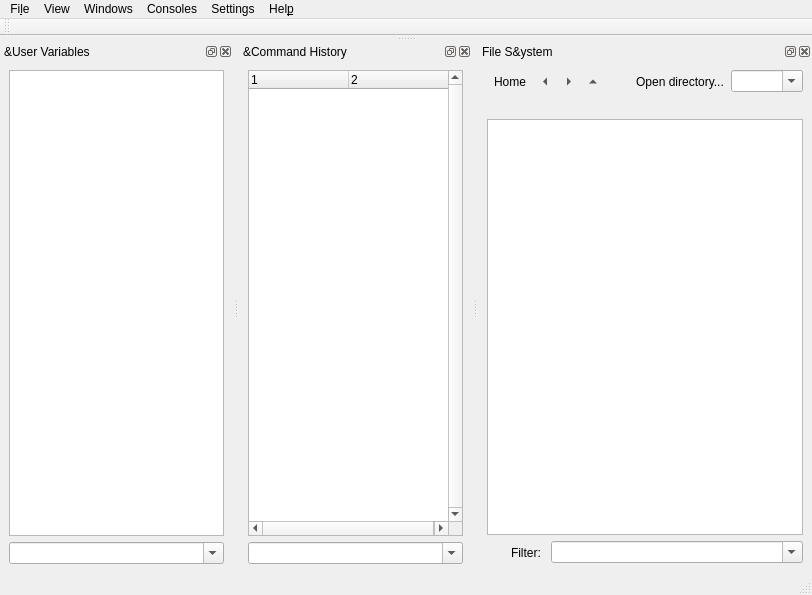
<?xml version="1.0" encoding="UTF-8"?>
<ui version="4.0">
 <author>Cezar Tigaret</author>
 <class>MainWindow</class>
 <widget class="QMainWindow" name="MainWindow">
  <property name="geometry">
   <rect>
    <x>0</x>
    <y>0</y>
    <width>812</width>
    <height>595</height>
   </rect>
  </property>
  <property name="sizePolicy">
   <sizepolicy hsizetype="Preferred" vsizetype="Preferred">
    <horstretch>0</horstretch>
    <verstretch>0</verstretch>
   </sizepolicy>
  </property>
  <property name="acceptDrops">
   <bool>true</bool>
  </property>
  <property name="windowTitle">
   <string>Scipyen</string>
  </property>
  <property name="windowIcon">
   <iconset theme="python"/>
  </property>
  <widget class="QWidget" name="centralwidget">
   <property name="sizePolicy">
    <sizepolicy hsizetype="Preferred" vsizetype="Preferred">
     <horstretch>0</horstretch>
     <verstretch>0</verstretch>
    </sizepolicy>
   </property>
   <property name="maximumSize">
    <size>
     <width>0</width>
     <height>0</height>
    </size>
   </property>
  </widget>
  <widget class="QMenuBar" name="menubar">
   <property name="geometry">
    <rect>
     <x>0</x>
     <y>0</y>
     <width>812</width>
     <height>28</height>
    </rect>
   </property>
   <property name="sizePolicy">
    <sizepolicy hsizetype="Preferred" vsizetype="Minimum">
     <horstretch>0</horstretch>
     <verstretch>0</verstretch>
    </sizepolicy>
   </property>
   <widget class="QMenu" name="menuFile">
    <property name="title">
     <string>Fi&amp;le</string>
    </property>
    <widget class="QMenu" name="menuImport">
     <property name="title">
      <string>&amp;Import</string>
     </property>
     <addaction name="actionImport_PrairieView_data"/>
    </widget>
    <addaction name="actionOpen"/>
    <addaction name="menuImport"/>
    <addaction name="actionSave"/>
    <addaction name="actionChange_Working_Directory"/>
    <addaction name="separator"/>
    <addaction name="separator"/>
    <addaction name="actionReload_Plugins"/>
    <addaction name="separator"/>
    <addaction name="actionQuit"/>
   </widget>
   <widget class="QMenu" name="menuHelp">
    <property name="title">
     <string>Hel&amp;p</string>
    </property>
    <addaction name="actionHelp_On_Console"/>
   </widget>
   <widget class="QMenu" name="menuView">
    <property name="title">
     <string>View</string>
    </property>
    <widget class="QMenu" name="menuSelected_Image_or_Volume">
     <property name="title">
      <string>&amp;Selected Variable</string>
     </property>
     <addaction name="actionView_Data_New_Window"/>
     <addaction name="actionView_Data"/>
    </widget>
    <addaction name="menuSelected_Image_or_Volume"/>
   </widget>
   <widget class="QMenu" name="menuViewers">
    <property name="title">
     <string>Windows</string>
    </property>
   </widget>
   <widget class="QMenu" name="menuSettings">
    <property name="title">
     <string>Settings</string>
    </property>
    <widget class="QMenu" name="menuCode_editor">
     <property name="title">
      <string>Code editor</string>
     </property>
     <addaction name="actionChoose_code_editor"/>
     <addaction name="actionUse_system_s_default_code_editor"/>
    </widget>
    <addaction name="actionGUI_Style"/>
    <addaction name="actionAuto_launch_Script_Manager"/>
    <addaction name="menuCode_editor"/>
    <addaction name="actionAuto_delete_viewer"/>
   </widget>
   <widget class="QMenu" name="menuConsoles">
    <property name="title">
     <string>Consoles</string>
    </property>
   </widget>
   <addaction name="menuFile"/>
   <addaction name="menuView"/>
   <addaction name="menuViewers"/>
   <addaction name="menuConsoles"/>
   <addaction name="menuSettings"/>
   <addaction name="menuHelp"/>
  </widget>
  <widget class="QStatusBar" name="statusbar"/>
  <widget class="QDockWidget" name="dockWidgetWorkspace">
   <property name="sizePolicy">
    <sizepolicy hsizetype="Preferred" vsizetype="Preferred">
     <horstretch>0</horstretch>
     <verstretch>0</verstretch>
    </sizepolicy>
   </property>
   <property name="windowIcon">
    <iconset theme="user-home">
     <normaloff>.</normaloff>.</iconset>
   </property>
   <property name="features">
    <set>QDockWidget::AllDockWidgetFeatures</set>
   </property>
   <property name="windowTitle">
    <string>&amp;User Variables</string>
   </property>
   <attribute name="dockWidgetArea">
    <number>8</number>
   </attribute>
   <widget class="QWidget" name="dockWidgetWorkspaceContents">
    <layout class="QVBoxLayout" name="verticalLayout_3">
     <item>
      <widget class="QTableView" name="workspaceView">
       <property name="sizePolicy">
        <sizepolicy hsizetype="Preferred" vsizetype="Preferred">
         <horstretch>0</horstretch>
         <verstretch>0</verstretch>
        </sizepolicy>
       </property>
       <property name="contextMenuPolicy">
        <enum>Qt::CustomContextMenu</enum>
       </property>
       <property name="acceptDrops">
        <bool>true</bool>
       </property>
       <property name="toolTip">
        <string>Left click to select; left double click to display; right click for context menu.</string>
       </property>
       <property name="statusTip">
        <string>Left click to select; left double click to display; right click for context menu.</string>
       </property>
       <property name="whatsThis">
        <string>Left button click selects (press SHIFT for continuous, CTRL for extended selection). 

Left button double-click opens data in viewer (SHIFT for a new viewer) or displays data in console if no appropriate viewer exists.

Right button click opens context menu with more actions.

NOTE: you can click anywhere in the row to select</string>
       </property>
       <property name="showDropIndicator" stdset="0">
        <bool>false</bool>
       </property>
       <property name="dragEnabled">
        <bool>true</bool>
       </property>
       <property name="dragDropOverwriteMode">
        <bool>false</bool>
       </property>
       <property name="dragDropMode">
        <enum>QAbstractItemView::DragOnly</enum>
       </property>
       <property name="defaultDropAction">
        <enum>Qt::IgnoreAction</enum>
       </property>
       <property name="alternatingRowColors">
        <bool>true</bool>
       </property>
       <property name="showGrid">
        <bool>false</bool>
       </property>
       <property name="gridStyle">
        <enum>Qt::DotLine</enum>
       </property>
       <property name="sortingEnabled">
        <bool>true</bool>
       </property>
       <property name="wordWrap">
        <bool>false</bool>
       </property>
       <attribute name="horizontalHeaderCascadingSectionResizes">
        <bool>true</bool>
       </attribute>
       <attribute name="horizontalHeaderStretchLastSection">
        <bool>true</bool>
       </attribute>
       <attribute name="verticalHeaderVisible">
        <bool>true</bool>
       </attribute>
       <attribute name="verticalHeaderShowSortIndicator" stdset="0">
        <bool>false</bool>
       </attribute>
      </widget>
     </item>
     <item>
      <widget class="QComboBox" name="varNameFilterFinderComboBox">
       <property name="sizePolicy">
        <sizepolicy hsizetype="Preferred" vsizetype="Fixed">
         <horstretch>0</horstretch>
         <verstretch>0</verstretch>
        </sizepolicy>
       </property>
       <property name="toolTip">
        <string>Find variable by name using regular expressions. Pres ENTER to remember this expression.</string>
       </property>
       <property name="statusTip">
        <string>Find variable by name using regular expressions. Pres ENTER to remember this expression.</string>
       </property>
       <property name="whatsThis">
        <string>Find variable by name using regular expressions. Pres ENTER to remember this expression.</string>
       </property>
       <property name="editable">
        <bool>true</bool>
       </property>
      </widget>
     </item>
    </layout>
   </widget>
  </widget>
  <widget class="QDockWidget" name="dockWidgetHistory">
   <property name="sizePolicy">
    <sizepolicy hsizetype="Preferred" vsizetype="Preferred">
     <horstretch>0</horstretch>
     <verstretch>0</verstretch>
    </sizepolicy>
   </property>
   <property name="windowIcon">
    <iconset theme="folder-recent">
     <normaloff>.</normaloff>.</iconset>
   </property>
   <property name="features">
    <set>QDockWidget::AllDockWidgetFeatures</set>
   </property>
   <property name="windowTitle">
    <string>&amp;Command History</string>
   </property>
   <attribute name="dockWidgetArea">
    <number>8</number>
   </attribute>
   <widget class="QWidget" name="dockWidgetHistoryContents">
    <layout class="QVBoxLayout" name="verticalLayout_4">
     <item>
      <widget class="QTreeWidget" name="historyTreeWidget">
       <property name="sizePolicy">
        <sizepolicy hsizetype="Preferred" vsizetype="Preferred">
         <horstretch>0</horstretch>
         <verstretch>0</verstretch>
        </sizepolicy>
       </property>
       <property name="contextMenuPolicy">
        <enum>Qt::CustomContextMenu</enum>
       </property>
       <property name="verticalScrollBarPolicy">
        <enum>Qt::ScrollBarAlwaysOn</enum>
       </property>
       <property name="horizontalScrollBarPolicy">
        <enum>Qt::ScrollBarAlwaysOn</enum>
       </property>
       <property name="showDropIndicator" stdset="0">
        <bool>false</bool>
       </property>
       <property name="dragEnabled">
        <bool>true</bool>
       </property>
       <property name="dragDropMode">
        <enum>QAbstractItemView::DragOnly</enum>
       </property>
       <property name="alternatingRowColors">
        <bool>true</bool>
       </property>
       <property name="selectionMode">
        <enum>QAbstractItemView::ExtendedSelection</enum>
       </property>
       <property name="selectionBehavior">
        <enum>QAbstractItemView::SelectItems</enum>
       </property>
       <property name="columnCount">
        <number>2</number>
       </property>
       <attribute name="headerVisible">
        <bool>true</bool>
       </attribute>
       <attribute name="headerCascadingSectionResizes">
        <bool>true</bool>
       </attribute>
       <attribute name="headerMinimumSectionSize">
        <number>100</number>
       </attribute>
       <attribute name="headerDefaultSectionSize">
        <number>100</number>
       </attribute>
       <attribute name="headerHighlightSections">
        <bool>true</bool>
       </attribute>
       <attribute name="headerShowSortIndicator" stdset="0">
        <bool>false</bool>
       </attribute>
       <attribute name="headerStretchLastSection">
        <bool>true</bool>
       </attribute>
       <column>
        <property name="text">
         <string notr="true">1</string>
        </property>
       </column>
       <column>
        <property name="text">
         <string notr="true">2</string>
        </property>
       </column>
      </widget>
     </item>
     <item>
      <widget class="QComboBox" name="commandFinderComboBox">
       <property name="sizePolicy">
        <sizepolicy hsizetype="Preferred" vsizetype="Fixed">
         <horstretch>0</horstretch>
         <verstretch>0</verstretch>
        </sizepolicy>
       </property>
       <property name="toolTip">
        <string>Search for commands in the selected session, using regular expressions</string>
       </property>
       <property name="statusTip">
        <string>Search for commands in the selected session, using regular expressions</string>
       </property>
       <property name="whatsThis">
        <string>Search for commands in the selected session, using regular expressions</string>
       </property>
       <property name="editable">
        <bool>true</bool>
       </property>
      </widget>
     </item>
    </layout>
   </widget>
  </widget>
  <widget class="QDockWidget" name="dockWidgetFileSystem">
   <property name="sizePolicy">
    <sizepolicy hsizetype="Preferred" vsizetype="Preferred">
     <horstretch>0</horstretch>
     <verstretch>0</verstretch>
    </sizepolicy>
   </property>
   <property name="windowIcon">
    <iconset theme="folder">
     <normaloff>.</normaloff>.</iconset>
   </property>
   <property name="features">
    <set>QDockWidget::AllDockWidgetFeatures</set>
   </property>
   <property name="windowTitle">
    <string>File S&amp;ystem</string>
   </property>
   <attribute name="dockWidgetArea">
    <number>8</number>
   </attribute>
   <widget class="QWidget" name="dockWidgetFileSystemContents">
    <layout class="QVBoxLayout" name="verticalLayout_5">
     <property name="sizeConstraint">
      <enum>QLayout::SetNoConstraint</enum>
     </property>
     <item>
      <layout class="QHBoxLayout" name="horizontalLayout">
       <property name="spacing">
        <number>0</number>
       </property>
       <property name="sizeConstraint">
        <enum>QLayout::SetNoConstraint</enum>
       </property>
       <item>
        <widget class="QToolButton" name="dirHomeBtn">
         <property name="toolTip">
          <string>Go to Home directory</string>
         </property>
         <property name="text">
          <string>Home</string>
         </property>
         <property name="icon">
          <iconset theme="go-home">
           <normaloff>.</normaloff>.</iconset>
         </property>
         <property name="autoRaise">
          <bool>true</bool>
         </property>
        </widget>
       </item>
       <item>
        <widget class="QToolButton" name="dirBackBtn">
         <property name="toolTip">
          <string>Go back</string>
         </property>
         <property name="text">
          <string>Previous directory</string>
         </property>
         <property name="icon">
          <iconset theme="go-previous">
           <normaloff>.</normaloff>.</iconset>
         </property>
         <property name="autoRaise">
          <bool>true</bool>
         </property>
         <property name="arrowType">
          <enum>Qt::LeftArrow</enum>
         </property>
        </widget>
       </item>
       <item>
        <widget class="QToolButton" name="dirFwdBtn">
         <property name="toolTip">
          <string>Go forward</string>
         </property>
         <property name="text">
          <string>Next directory</string>
         </property>
         <property name="icon">
          <iconset theme="go-next">
           <normaloff>.</normaloff>.</iconset>
         </property>
         <property name="autoRaise">
          <bool>true</bool>
         </property>
         <property name="arrowType">
          <enum>Qt::RightArrow</enum>
         </property>
        </widget>
       </item>
       <item>
        <widget class="QToolButton" name="dirUpBtn">
         <property name="toolTip">
          <string>Go to parent directory</string>
         </property>
         <property name="text">
          <string>Parent directory</string>
         </property>
         <property name="icon">
          <iconset theme="go-up">
           <normaloff>.</normaloff>.</iconset>
         </property>
         <property name="autoRaise">
          <bool>true</bool>
         </property>
         <property name="arrowType">
          <enum>Qt::UpArrow</enum>
         </property>
        </widget>
       </item>
       <item>
        <widget class="QToolButton" name="viewFilesFilterToolBtn">
         <property name="text">
          <string/>
         </property>
         <property name="icon">
          <iconset theme="view-filter">
           <normaloff>.</normaloff>.</iconset>
         </property>
         <property name="autoRaise">
          <bool>true</bool>
         </property>
         <property name="arrowType">
          <enum>Qt::NoArrow</enum>
         </property>
        </widget>
       </item>
       <item>
        <widget class="QToolButton" name="selDirBtn">
         <property name="toolTip">
          <string>Select directory</string>
         </property>
         <property name="text">
          <string>Open directory...</string>
         </property>
         <property name="icon">
          <iconset theme="document-open">
           <normaloff>.</normaloff>.</iconset>
         </property>
         <property name="autoRaise">
          <bool>true</bool>
         </property>
        </widget>
       </item>
       <item>
        <widget class="QComboBox" name="directoryComboBox">
         <property name="sizePolicy">
          <sizepolicy hsizetype="Preferred" vsizetype="Fixed">
           <horstretch>0</horstretch>
           <verstretch>0</verstretch>
          </sizepolicy>
         </property>
         <property name="acceptDrops">
          <bool>true</bool>
         </property>
         <property name="toolTip">
          <string>Type path or drop a directory here or click arrow to select from recent directories.</string>
         </property>
         <property name="statusTip">
          <string>Type path or drop a directory here or click arrow to select from recent directories.</string>
         </property>
         <property name="whatsThis">
          <string>Type path or drop a directory here or click arrow to select from recent directories.</string>
         </property>
         <property name="editable">
          <bool>true</bool>
         </property>
        </widget>
       </item>
      </layout>
     </item>
     <item>
      <layout class="QVBoxLayout" name="verticalLayout_2">
       <property name="spacing">
        <number>6</number>
       </property>
       <property name="sizeConstraint">
        <enum>QLayout::SetNoConstraint</enum>
       </property>
       <item>
        <widget class="QLabel" name="currentDirLabel">
         <property name="sizePolicy">
          <sizepolicy hsizetype="Preferred" vsizetype="Fixed">
           <horstretch>0</horstretch>
           <verstretch>0</verstretch>
          </sizepolicy>
         </property>
         <property name="text">
          <string/>
         </property>
        </widget>
       </item>
       <item>
        <widget class="QTreeView" name="fileSystemTreeView">
         <property name="sizePolicy">
          <sizepolicy hsizetype="Preferred" vsizetype="Expanding">
           <horstretch>0</horstretch>
           <verstretch>1</verstretch>
          </sizepolicy>
         </property>
         <property name="contextMenuPolicy">
          <enum>Qt::CustomContextMenu</enum>
         </property>
         <property name="acceptDrops">
          <bool>false</bool>
         </property>
         <property name="editTriggers">
          <set>QAbstractItemView::DoubleClicked</set>
         </property>
         <property name="tabKeyNavigation">
          <bool>true</bool>
         </property>
         <property name="showDropIndicator" stdset="0">
          <bool>false</bool>
         </property>
         <property name="dragEnabled">
          <bool>true</bool>
         </property>
         <property name="dragDropMode">
          <enum>QAbstractItemView::DragOnly</enum>
         </property>
         <property name="alternatingRowColors">
          <bool>true</bool>
         </property>
         <property name="selectionMode">
          <enum>QAbstractItemView::ExtendedSelection</enum>
         </property>
         <property name="selectionBehavior">
          <enum>QAbstractItemView::SelectItems</enum>
         </property>
         <property name="iconSize">
          <size>
           <width>16</width>
           <height>16</height>
          </size>
         </property>
         <property name="uniformRowHeights">
          <bool>true</bool>
         </property>
         <property name="sortingEnabled">
          <bool>true</bool>
         </property>
         <attribute name="headerCascadingSectionResizes">
          <bool>true</bool>
         </attribute>
         <attribute name="headerMinimumSectionSize">
          <number>100</number>
         </attribute>
         <attribute name="headerDefaultSectionSize">
          <number>100</number>
         </attribute>
         <attribute name="headerHighlightSections">
          <bool>true</bool>
         </attribute>
         <attribute name="headerShowSortIndicator" stdset="0">
          <bool>true</bool>
         </attribute>
         <attribute name="headerStretchLastSection">
          <bool>true</bool>
         </attribute>
        </widget>
       </item>
       <item>
        <widget class="QFrame" name="filesFilterFrame">
         <property name="frameShape">
          <enum>QFrame::NoFrame</enum>
         </property>
         <property name="frameShadow">
          <enum>QFrame::Plain</enum>
         </property>
         <property name="lineWidth">
          <number>0</number>
         </property>
         <layout class="QHBoxLayout" name="horizontalLayout_2">
          <property name="spacing">
           <number>0</number>
          </property>
          <property name="sizeConstraint">
           <enum>QLayout::SetNoConstraint</enum>
          </property>
          <property name="leftMargin">
           <number>0</number>
          </property>
          <property name="topMargin">
           <number>0</number>
          </property>
          <property name="rightMargin">
           <number>0</number>
          </property>
          <property name="bottomMargin">
           <number>0</number>
          </property>
          <item>
           <widget class="QToolButton" name="hideFilesFilterToolBtn">
            <property name="toolTip">
             <string>Hide file filter</string>
            </property>
            <property name="statusTip">
             <string>Hide file filter</string>
            </property>
            <property name="whatsThis">
             <string>Hide file filter</string>
            </property>
            <property name="text">
             <string/>
            </property>
            <property name="icon">
             <iconset theme="window-close">
              <normaloff>.</normaloff>.</iconset>
            </property>
            <property name="autoRaise">
             <bool>true</bool>
            </property>
           </widget>
          </item>
          <item>
           <widget class="QLabel" name="filesFilterLabel">
            <property name="sizePolicy">
             <sizepolicy hsizetype="Fixed" vsizetype="Preferred">
              <horstretch>0</horstretch>
              <verstretch>0</verstretch>
             </sizepolicy>
            </property>
            <property name="text">
             <string>Filter:</string>
            </property>
            <property name="buddy">
             <cstring>fileSystemFilter</cstring>
            </property>
           </widget>
          </item>
          <item>
           <spacer name="horizontalSpacer">
            <property name="orientation">
             <enum>Qt::Horizontal</enum>
            </property>
            <property name="sizeType">
             <enum>QSizePolicy::Maximum</enum>
            </property>
            <property name="sizeHint" stdset="0">
             <size>
              <width>10</width>
              <height>20</height>
             </size>
            </property>
           </spacer>
          </item>
          <item>
           <widget class="QComboBox" name="fileSystemFilter">
            <property name="sizePolicy">
             <sizepolicy hsizetype="Preferred" vsizetype="Fixed">
              <horstretch>0</horstretch>
              <verstretch>0</verstretch>
             </sizepolicy>
            </property>
            <property name="toolTip">
             <string>Filter files by name and/or extension, using regular expressions</string>
            </property>
            <property name="statusTip">
             <string>Filter files by name and/or extension, using regular expressions</string>
            </property>
            <property name="whatsThis">
             <string>Filter files by name and/or extension, using regular expressions</string>
            </property>
            <property name="editable">
             <bool>true</bool>
            </property>
            <property name="insertPolicy">
             <enum>QComboBox::InsertAtTop</enum>
            </property>
           </widget>
          </item>
         </layout>
        </widget>
       </item>
      </layout>
     </item>
    </layout>
   </widget>
  </widget>
  <widget class="QToolBar" name="toolBar">
   <property name="sizePolicy">
    <sizepolicy hsizetype="Preferred" vsizetype="Fixed">
     <horstretch>0</horstretch>
     <verstretch>0</verstretch>
    </sizepolicy>
   </property>
   <property name="windowTitle">
    <string>toolBar</string>
   </property>
   <property name="toolButtonStyle">
    <enum>Qt::ToolButtonFollowStyle</enum>
   </property>
   <attribute name="toolBarArea">
    <enum>TopToolBarArea</enum>
   </attribute>
   <attribute name="toolBarBreak">
    <bool>false</bool>
   </attribute>
  </widget>
  <action name="actionSave">
   <property name="icon">
    <iconset theme="document-save">
     <normaloff>.</normaloff>.</iconset>
   </property>
   <property name="text">
    <string>&amp;Save As ...</string>
   </property>
  </action>
  <action name="actionQuit">
   <property name="icon">
    <iconset theme="application-exit">
     <normaloff>.</normaloff>.</iconset>
   </property>
   <property name="text">
    <string>&amp;Quit</string>
   </property>
  </action>
  <action name="action_Console">
   <property name="icon">
    <iconset theme="scriptnew">
     <normaloff>.</normaloff>.</iconset>
   </property>
   <property name="text">
    <string>&amp;Console</string>
   </property>
  </action>
  <action name="actionRestore_Workspace">
   <property name="text">
    <string>&amp;Restore Workspace</string>
   </property>
  </action>
  <action name="actionHelp_On_Console">
   <property name="icon">
    <iconset theme="help-contextual">
     <normaloff>.</normaloff>.</iconset>
   </property>
   <property name="text">
    <string>&amp;On Console</string>
   </property>
  </action>
  <action name="actionImport_PrairieView_data">
   <property name="icon">
    <iconset theme="document-open">
     <normaloff>.</normaloff>.</iconset>
   </property>
   <property name="text">
    <string>PrairieView data</string>
   </property>
  </action>
  <action name="actionImport_XY_Raster_Scan_File">
   <property name="icon">
    <iconset theme="document-open">
     <normaloff>.</normaloff>.</iconset>
   </property>
   <property name="text">
    <string>&amp;XY Raster Scan</string>
   </property>
  </action>
  <action name="actionImport_Electrophysiology_File">
   <property name="text">
    <string>&amp;Electrophysiology</string>
   </property>
  </action>
  <action name="actionImport_Protocol_File">
   <property name="text">
    <string>&amp;Protocol</string>
   </property>
  </action>
  <action name="actionOpen_Image_File">
   <property name="text">
    <string>&amp;Image</string>
   </property>
  </action>
  <action name="actionOpen_Scan_Data_File">
   <property name="text">
    <string>&amp;Scan Data</string>
   </property>
  </action>
  <action name="actionView_Data_New_Window">
   <property name="icon">
    <iconset theme="window-new">
     <normaloff>.</normaloff>.</iconset>
   </property>
   <property name="text">
    <string>&amp;In New Window</string>
   </property>
  </action>
  <action name="actionView_Data">
   <property name="icon">
    <iconset theme="quickview">
     <normaloff>.</normaloff>.</iconset>
   </property>
   <property name="text">
    <string>In &amp;Current Window</string>
   </property>
  </action>
  <action name="actionReload_Plugins">
   <property name="icon">
    <iconset theme="view-refresh">
     <normaloff>.</normaloff>.</iconset>
   </property>
   <property name="text">
    <string>&amp;Reload Plugins</string>
   </property>
  </action>
  <action name="actionOpen_Image_File_Using_BioFormats">
   <property name="text">
    <string>Image &amp;Using BioFormats</string>
   </property>
  </action>
  <action name="actionChange_Working_Directory">
   <property name="icon">
    <iconset theme="document-open-folder">
     <normaloff>.</normaloff>.</iconset>
   </property>
   <property name="text">
    <string>&amp;Change Working Directory</string>
   </property>
  </action>
  <action name="actionNew_Signal_Viewer">
   <property name="text">
    <string>New &amp;Signal Viewer</string>
   </property>
  </action>
  <action name="actionNew_Image_Viewer">
   <property name="text">
    <string>&amp;New Image Viewer</string>
   </property>
  </action>
  <action name="actionOpen">
   <property name="icon">
    <iconset theme="document-open">
     <normaloff>.</normaloff>.</iconset>
   </property>
   <property name="text">
    <string>&amp;Open...</string>
   </property>
  </action>
  <action name="actionOpen_Files">
   <property name="text">
    <string>Open &amp;Files...</string>
   </property>
  </action>
  <action name="actionSave_pickle">
   <property name="text">
    <string>Save (&amp;pickle) selected variables</string>
   </property>
  </action>
  <action name="actionScriptRun">
   <property name="text">
    <string>&amp;Run...</string>
   </property>
  </action>
  <action name="actionScriptToConsole">
   <property name="text">
    <string>&amp;To console...</string>
   </property>
  </action>
  <action name="actionConsole_font">
   <property name="text">
    <string>Console font...</string>
   </property>
  </action>
  <action name="actionEditor">
   <property name="text">
    <string>Editor</string>
   </property>
  </action>
  <action name="actionNewViewer">
   <property name="text">
    <string>New...</string>
   </property>
  </action>
  <action name="actionExternal_IPython">
   <property name="text">
    <string>External IPython</string>
   </property>
  </action>
  <action name="actionConsole">
   <property name="text">
    <string>Console</string>
   </property>
  </action>
  <action name="actionExternalIPython">
   <property name="text">
    <string>External IPython</string>
   </property>
  </action>
  <action name="actionExternalNrnIPython">
   <property name="text">
    <string>External IPython for Neuron</string>
   </property>
  </action>
  <action name="actionConsole_Client_for_Neuron">
   <property name="text">
    <string>Console Client wirh Neuron IPython</string>
   </property>
  </action>
  <action name="actionRunning_IPython">
   <property name="text">
    <string>Choose kernel...</string>
   </property>
  </action>
  <action name="actionRunning_IPython_for_Neuron">
   <property name="text">
    <string>Choose kernel and launch Neuron</string>
   </property>
  </action>
  <action name="actionGUI_Style">
   <property name="icon">
    <iconset theme="edit-paste-style">
     <normaloff>.</normaloff>.</iconset>
   </property>
   <property name="text">
    <string>GUI Style...</string>
   </property>
  </action>
  <action name="actionAuto_launch_Script_Manager">
   <property name="checkable">
    <bool>true</bool>
   </property>
   <property name="icon">
    <iconset theme="dialog-scripts">
     <normaloff>.</normaloff>.</iconset>
   </property>
   <property name="text">
    <string>Auto-launch Script Manager</string>
   </property>
  </action>
  <action name="actionChoose_code_editor">
   <property name="icon">
    <iconset theme="editor">
     <normaloff>.</normaloff>.</iconset>
   </property>
   <property name="text">
    <string>Choose code editor</string>
   </property>
  </action>
  <action name="actionUse_system_s_default_code_editor">
   <property name="checkable">
    <bool>true</bool>
   </property>
   <property name="icon">
    <iconset theme="editor">
     <normaloff>.</normaloff>.</iconset>
   </property>
   <property name="text">
    <string>Use system's default code editor</string>
   </property>
  </action>
  <action name="actionAuto_delete_viewer">
   <property name="checkable">
    <bool>true</bool>
   </property>
   <property name="icon">
    <iconset theme="window-unpin">
     <normaloff>.</normaloff>.</iconset>
   </property>
   <property name="text">
    <string>Auto-delete viewers</string>
   </property>
   <property name="toolTip">
    <string>Remove viewer when closed</string>
   </property>
   <property name="statusTip">
    <string>Remove viewer when closed</string>
   </property>
   <property name="whatsThis">
    <string>When a viewer is closed , also remove it from the user workspace</string>
   </property>
  </action>
 </widget>
 <resources>
  <include location="resources/resources.qrc"/>
 </resources>
 <connections/>
</ui>
